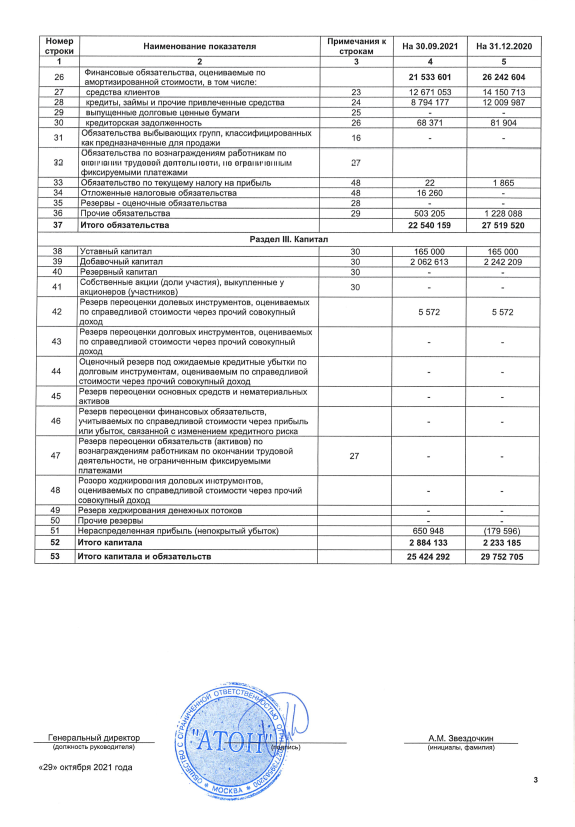
#> input picture parse-table/images/aton2021_1.png, 575 x 827 px
$ python main2.py --image images/aton2021_1.png --output out.png   (older library calls are emulated)
#> lines starting #> are read from the running program, lines starting #| are printed output that depends on the picture; after the words box and inside, x2 and y2 are one past the last pixel; in counts of white or black regions, pixels touching at a corner belong together
# import the necessary packages
from sklearn.cluster import AgglomerativeClustering
from pytesseract import Output
from tabulate import tabulate
import pandas as pd
import numpy as np
import pytesseract
import argparse
import imutils
import cv2


# construct the argument parser and parse the arguments
ap = argparse.ArgumentParser()
ap.add_argument("-i", "--image", required=True,
	help="path to input image to be OCR'd")
ap.add_argument("-o", "--output", required=True,
	help="path to output CSV file")
ap.add_argument("-c", "--min-conf", type=int, default=0,
	help="minimum confidence value to filter weak text detection")
ap.add_argument("-d", "--dist-thresh", type=float, default=25.0,
	help="distance threshold cutoff for clustering")
ap.add_argument("-s", "--min-size", type=int, default=2,
	help="minimum cluster size (i.e., # of entries in column)")
args = vars(ap.parse_args())


# set a seed for our random number generator
np.random.seed(42)
# load the input image and convert it to grayscale
image = cv2.imread(args["image"])
#> image is the input picture: shape (827, 575, 3); mean B, G, R 239.4, 238.5, 237.9
gray = cv2.cvtColor(image, cv2.COLOR_BGR2GRAY)

# initialize a rectangular kernel that is ~5x wider than it is tall,
# then smooth the image using a 3x3 Gaussian blur and then apply a
# blackhat morphological operator to find dark regions on a light
# background
kernel = cv2.getStructuringElement(cv2.MORPH_RECT, (81, 11))
gray = cv2.GaussianBlur(gray, (3, 3), 0)
blackhat = cv2.morphologyEx(gray, cv2.MORPH_BLACKHAT, kernel)
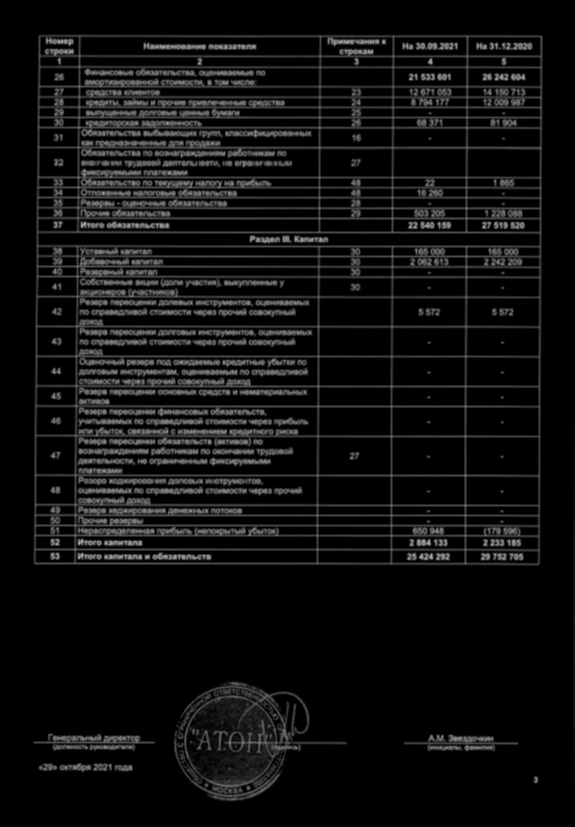
#> blackhat: shape (827, 575); min 0, max 172, mean 16.1
# compute the Scharr gradient of the blackhat image and scale the
# result into the range [0, 255]
grad = cv2.Sobel(blackhat, ddepth=cv2.CV_32F, dx=1, dy=0, ksize=-1)
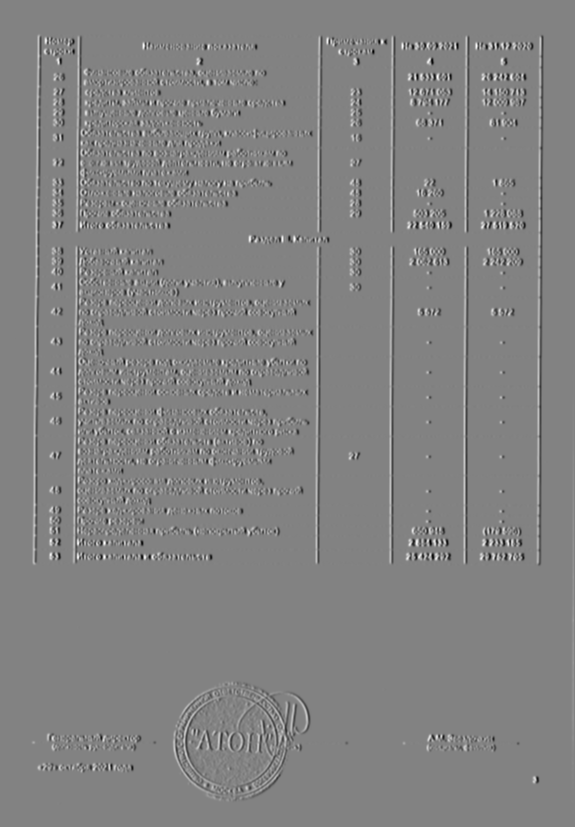
#> grad: shape (827, 575) float32; min -2309, max 2206, mean 0.3; drawn with min black and max white
grad = np.absolute(grad)
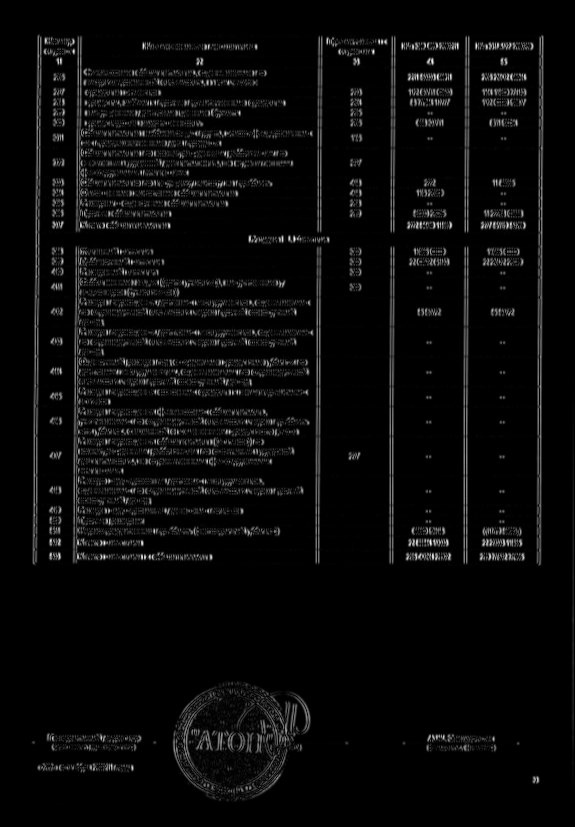
#> grad: shape (827, 575) float32; min 0, max 2309, mean 89.6; drawn with min black and max white
(minVal, maxVal) = (np.min(grad), np.max(grad))
#> minVal = 0; maxVal = 2309
grad = (grad - minVal) / (maxVal - minVal)
grad = (grad * 255).astype("uint8")

# apply a closing operation using the rectangular kernel to close
# gaps in between characters, apply Otsu's thresholding method, and
# finally a dilation operation to enlarge foreground regions
grad = cv2.morphologyEx(grad, cv2.MORPH_CLOSE, kernel)
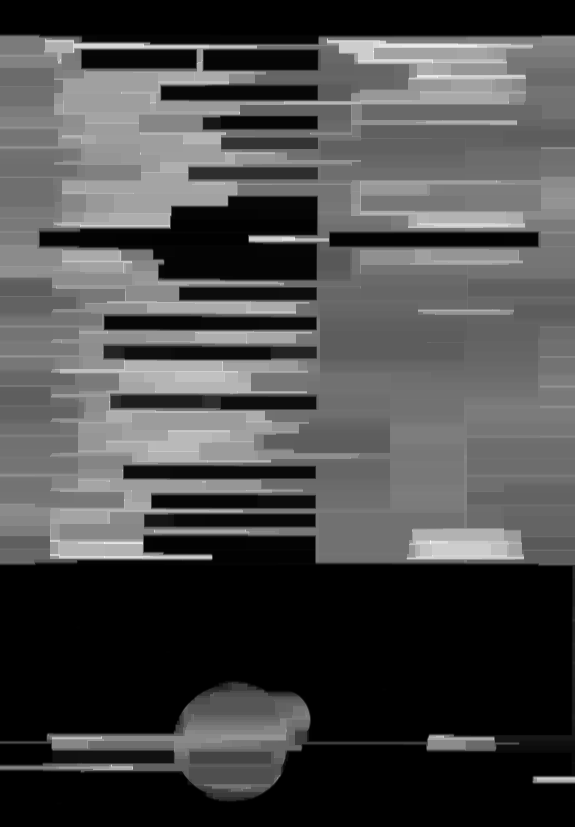
#> grad: shape (827, 575); min 0, max 255, mean 73
thresh = cv2.threshold(grad, 0, 255,
	cv2.THRESH_BINARY | cv2.THRESH_OTSU)[1]
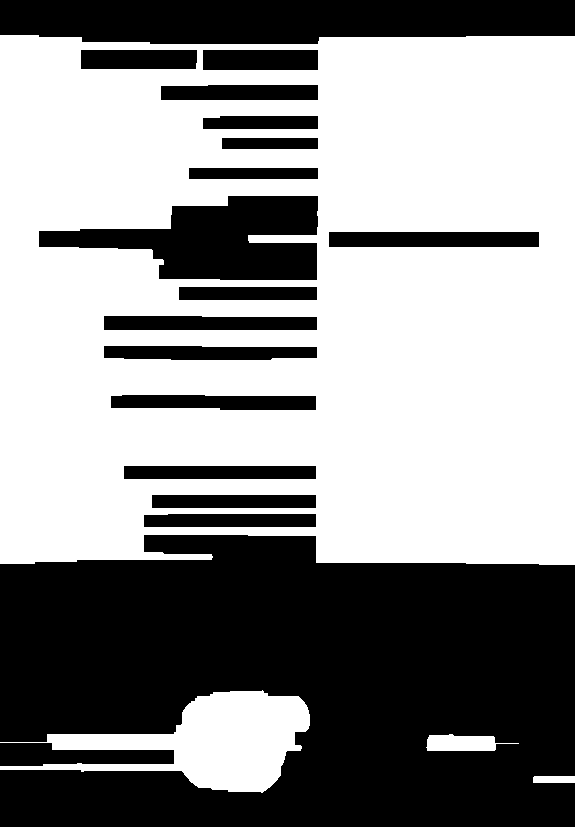
#> thresh: shape (827, 575); 56.2% white; 18 black regions, largest, box (x1, y1, x2, y2) and area: (0, 535, 575, 827) 137899, (0, 0, 575, 44) 22608, (39, 196, 318, 280) 13943

thresh = cv2.dilate(thresh, None, iterations=3)
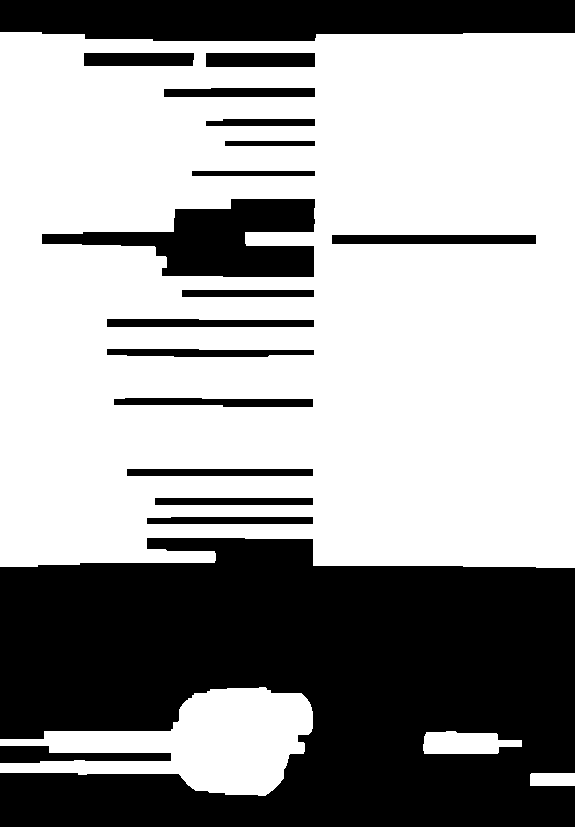
#> thresh: shape (827, 575); 61.6% white; 18 black regions
# cv2.imshow("Thresh", thresh)
# cv2.waitKey(0)

# find contours in the thresholded image and grab the largest one,
# which we will assume is the stats table
cnts = cv2.findContours(thresh.copy(), cv2.RETR_EXTERNAL,
	cv2.CHAIN_APPROX_SIMPLE)
#> cnts = 4 contours; box (x1, y1, x2, y2) and area: (0, 32, 575, 568) 299640, (0, 687, 313, 796) 17020, (423, 731, 522, 754) 1656, (530, 773, 575, 786) 528
cnts = imutils.grab_contours(cnts)
tableCnt = max(cnts, key=cv2.contourArea)
#> tableCnt = contour of 47 points, box (x1, y1, x2, y2) (0, 32, 575, 568), area 299640
# compute the bounding box coordinates of the stats table and extract
# the table from the input image
(x, y, w, h) = cv2.boundingRect(tableCnt)
#> x = 0; y = 32; w = 575; h = 536
table = image[y:y + h, x:x + w]
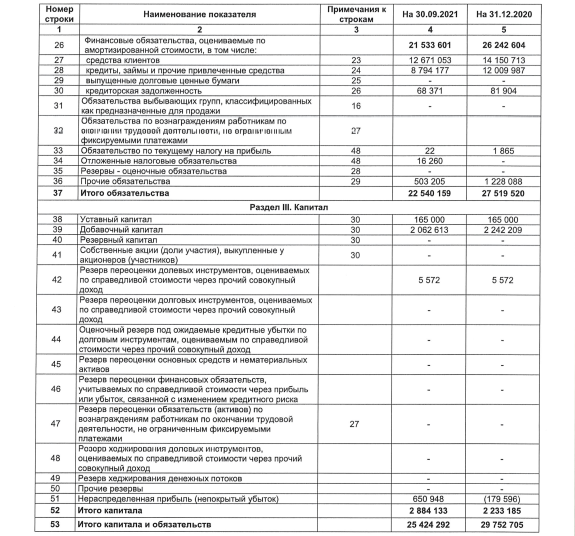
#> table: shape (536, 575, 3); mean B, G, R 232.2, 232.1, 232.1
# show the original input image and extracted table to our screen

cv2.imshow("Input", image)
cv2.imshow("Table", table)
cv2.waitKey(0)

$ run again, on parse-table/images/aton2021_3.png
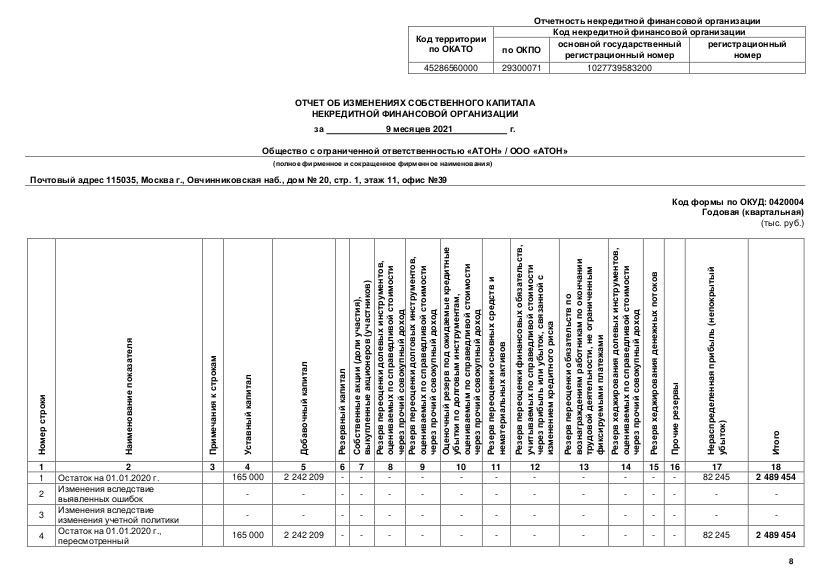
#> input picture parse-table/images/aton2021_3.png, 822 x 579 px
#> image is the input picture: shape (579, 822, 3); min 0, max 255, mean 239.3
#> minVal = 0; maxVal = 2675
#> `thresh = cv2.dilate(thresh, None, iterations=3)`:
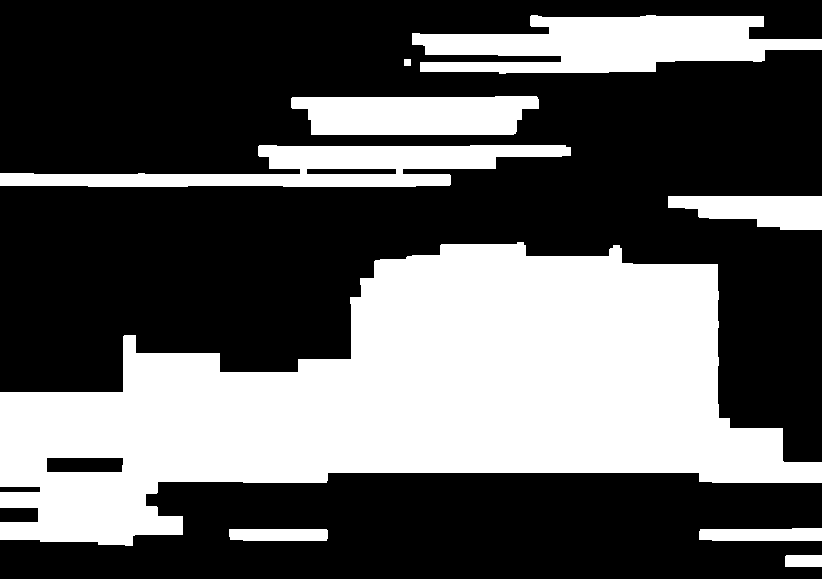
#> thresh: shape (579, 822); 36.5% white; 9 white regions
#> cnts = 9 contours; largest, box (x1, y1, x2, y2) and area: (0, 242, 822, 546) 130474, (412, 15, 822, 74) 14984, (0, 145, 571, 187) 11770, (291, 96, 539, 135) 8172, (668, 196, 822, 230) 3675
#> tableCnt = contour of 141 points, box (x1, y1, x2, y2) (0, 242, 822, 546), area 130474
#> x = 0; y = 242; w = 822; h = 304
#> `table = image[y:y + h, x:x + w]`:
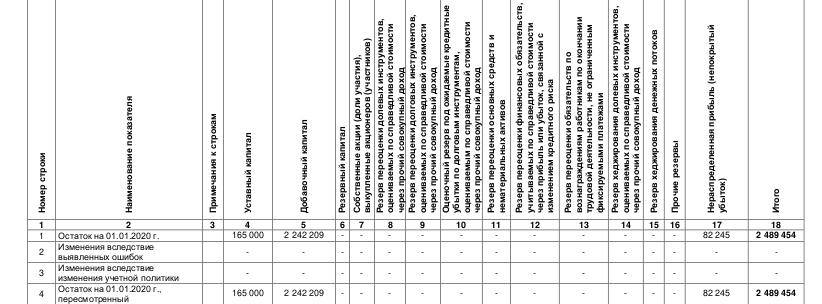
#> table: shape (304, 822, 3); min 0, max 255, mean 234.7

$ run again, on parse-table/images/aton2021_4.png
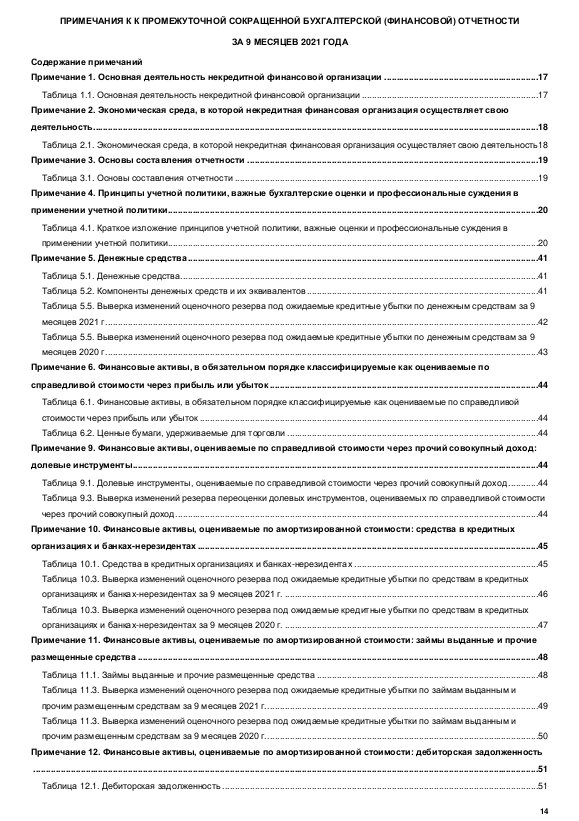
#> input picture parse-table/images/aton2021_4.png, 579 x 821 px
#> image is the input picture: shape (821, 579, 3); min 0, max 255, mean 236.6
#> minVal = 0; maxVal = 2675
#> `thresh = cv2.dilate(thresh, None, iterations=3)`:
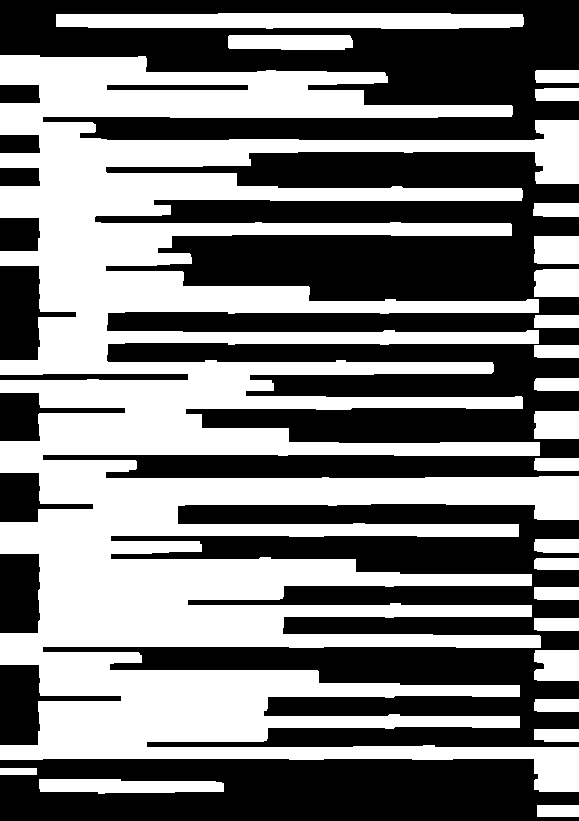
#> thresh: shape (821, 579); 48.2% white; 23 white regions
#> cnts = 23 contours; largest, box (x1, y1, x2, y2) and area: (0, 55, 579, 792) 196886, (56, 13, 524, 29) 6340, (39, 779, 224, 794) 2074, (228, 35, 353, 50) 1660, (534, 650, 579, 681) 1243
#> tableCnt = contour of 703 points, box (x1, y1, x2, y2) (0, 55, 579, 792), area 196886
#> x = 0; y = 55; w = 579; h = 737
#> `table = image[y:y + h, x:x + w]`:
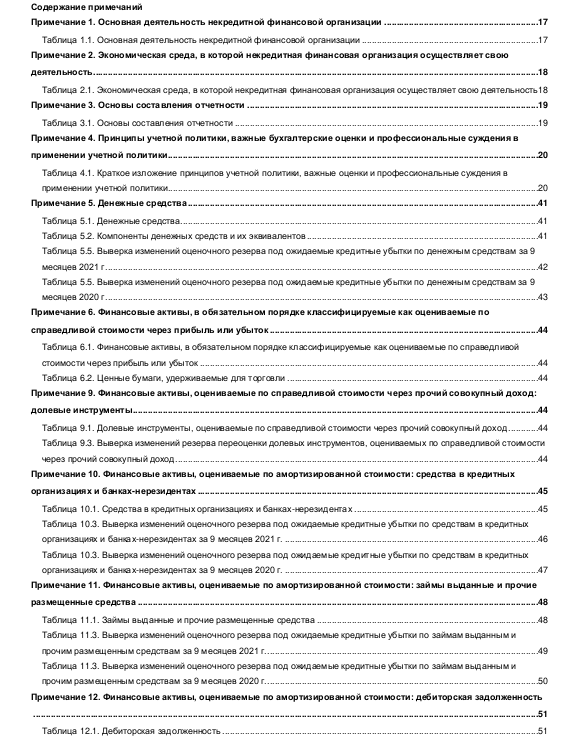
#> table: shape (737, 579, 3); min 0, max 255, mean 235.5

$ run again, on parse-table/images/rencap2021.png
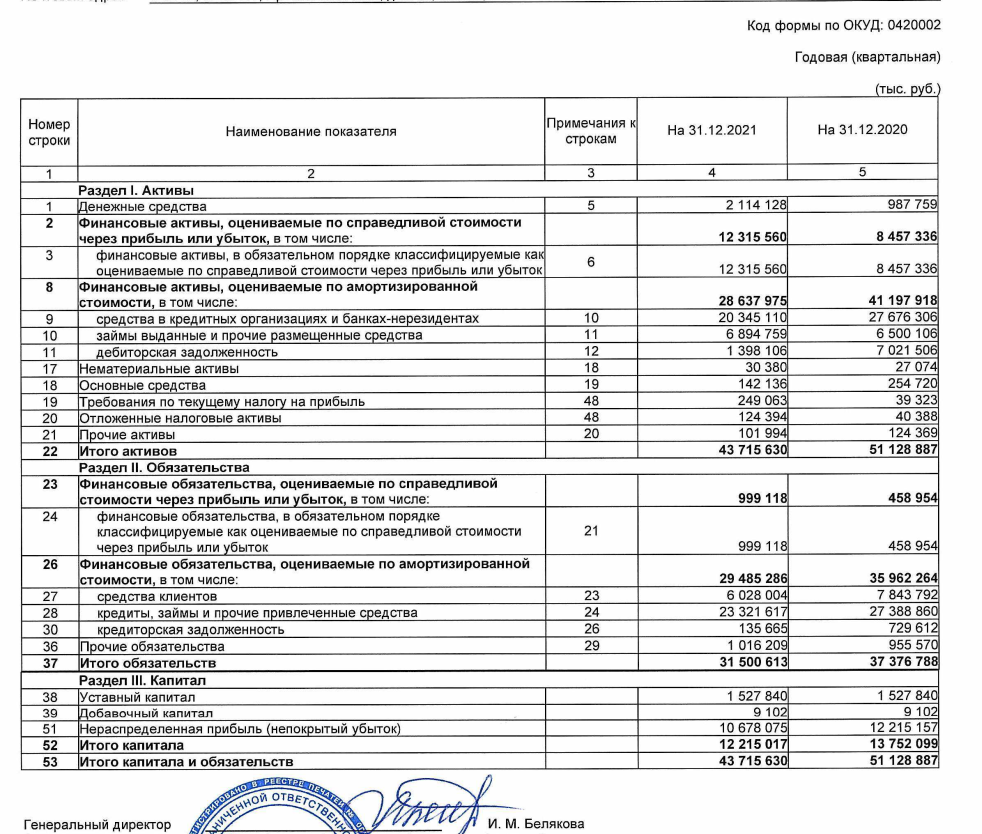
#> input picture parse-table/images/rencap2021.png, 982 x 834 px
#> image is the input picture: shape (834, 982, 3); mean B, G, R 227.6, 227.3, 227.2
#> minVal = 0; maxVal = 2900
#> cnts = 9 contours; largest, box (x1, y1, x2, y2) and area: (0, 80, 982, 774) 475352, (0, 772, 588, 834) 18266, (744, 16, 982, 36) 3578, (791, 48, 982, 67) 2956, (222, 123, 400, 139) 2250
#> tableCnt = contour of 325 points, box (x1, y1, x2, y2) (0, 80, 982, 774), area 475352
#> x = 0; y = 80; w = 982; h = 694
#> `table = image[y:y + h, x:x + w]`:
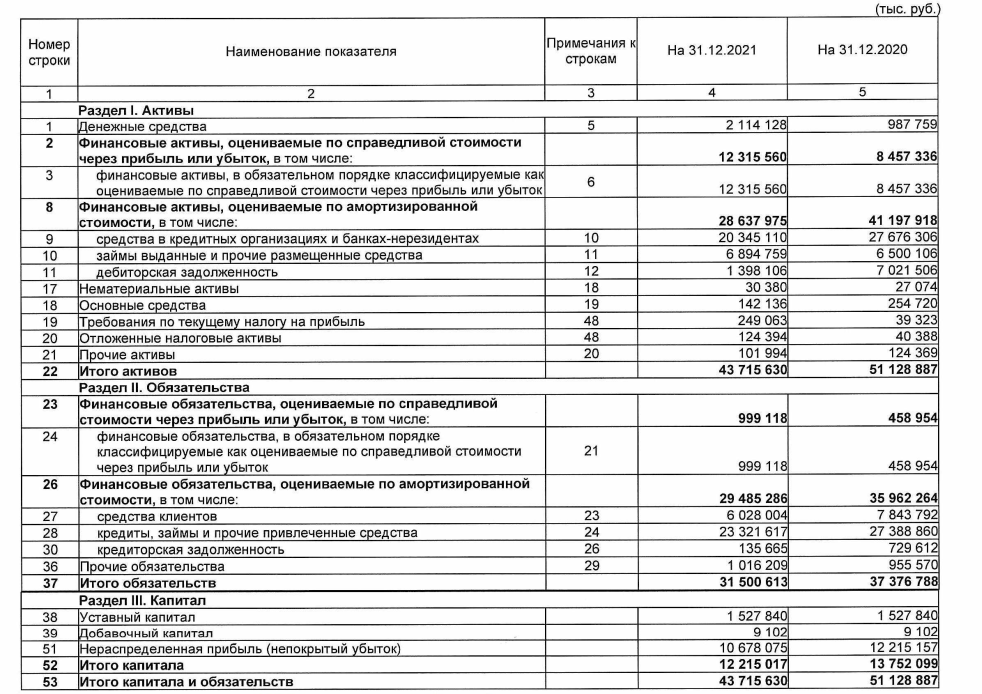
#> table: shape (694, 982, 3); mean B, G, R 224.2, 224.2, 224.2
